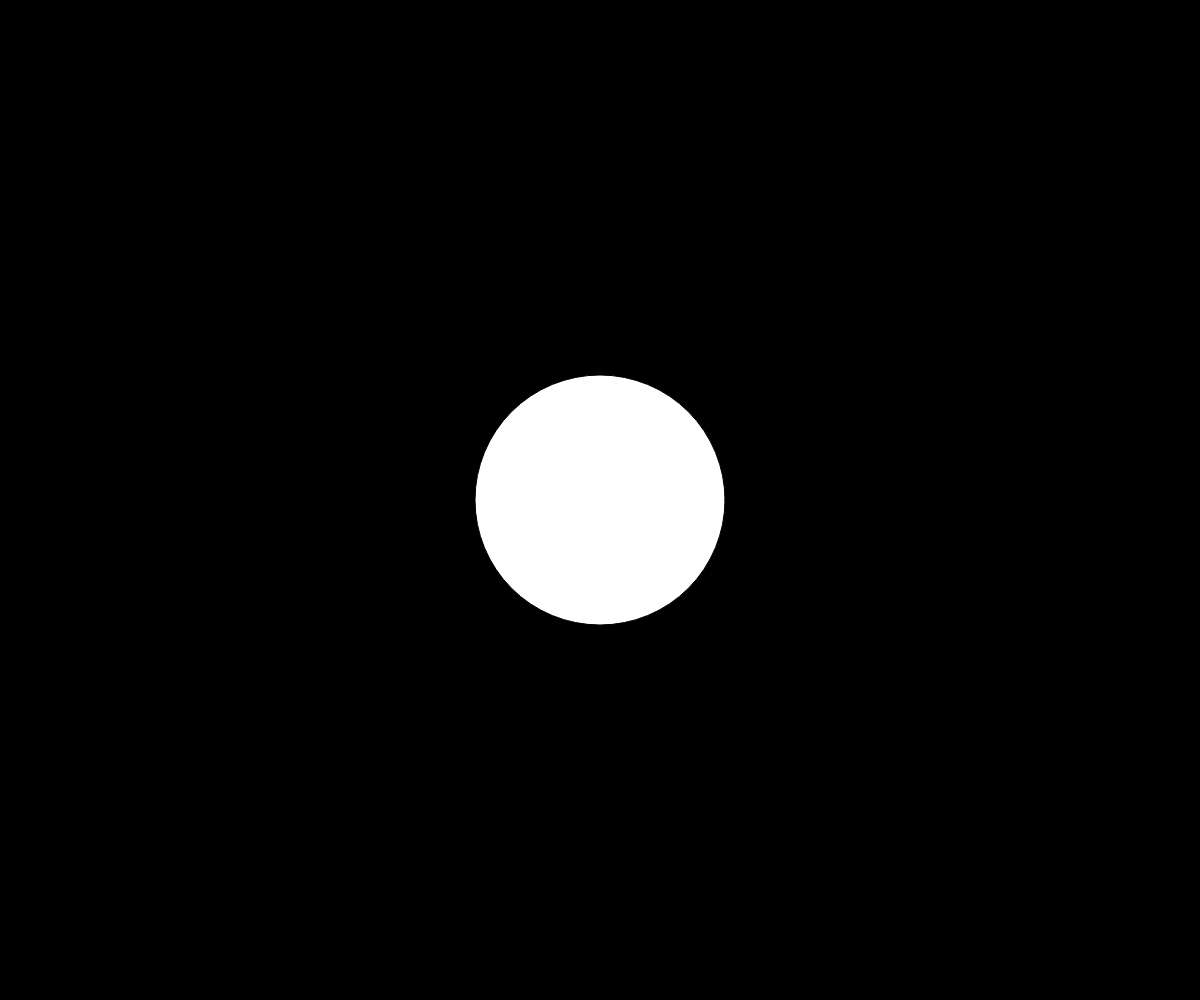
Frame 1 (no input)
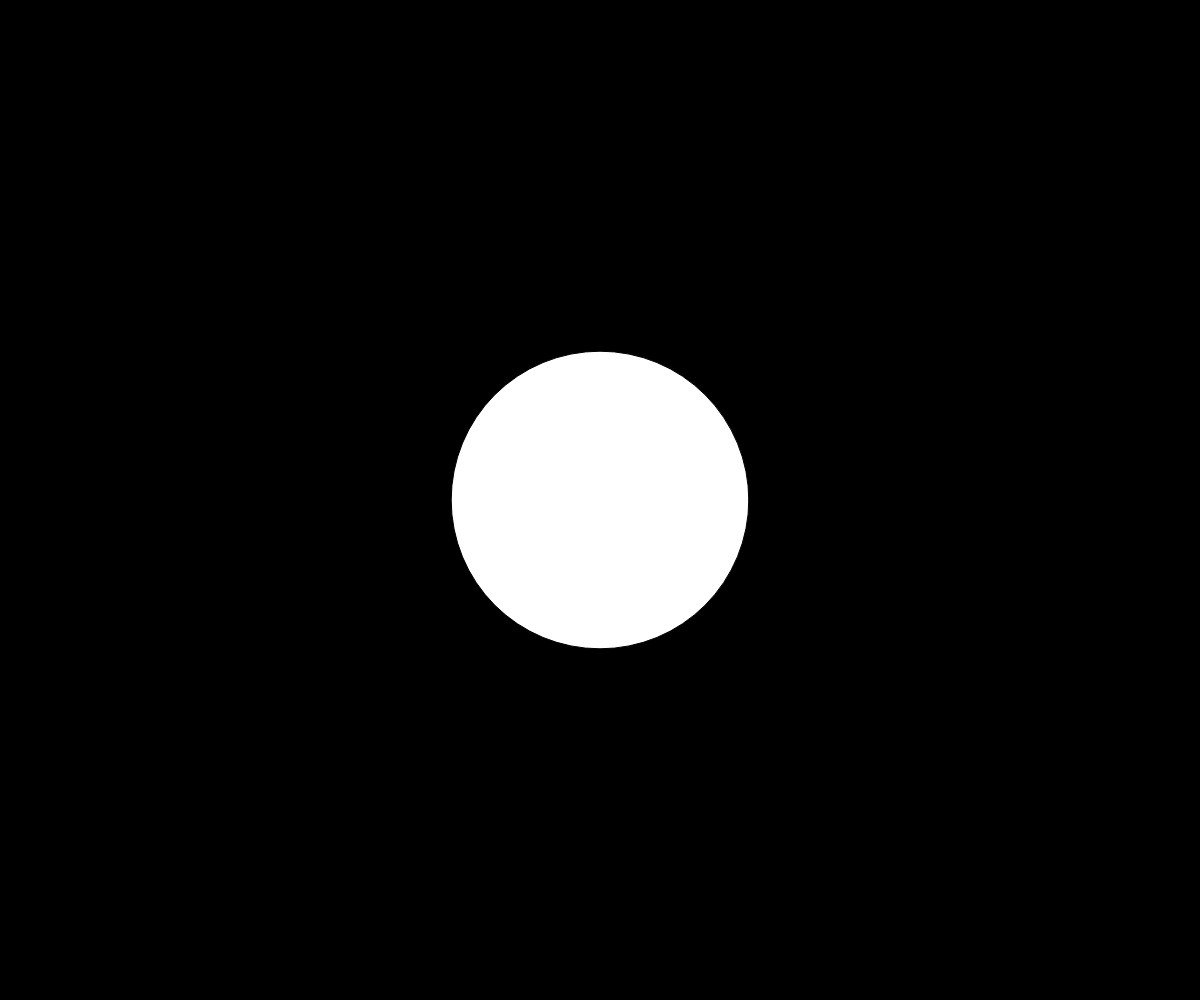
Frame 60 (no input)
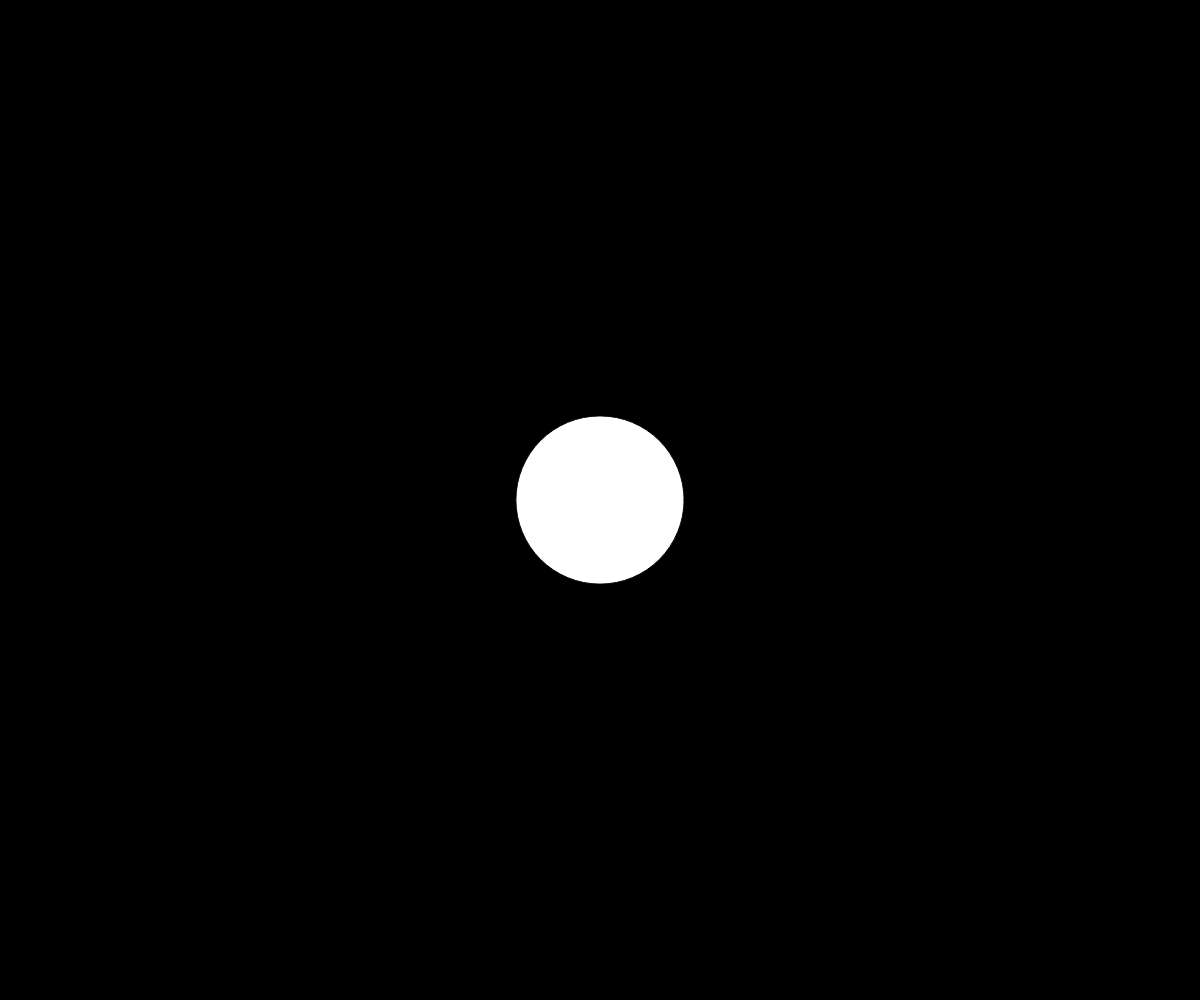
Frame 120 (the mouse pressed at the canvas centre since frame 60)

The p5.js sketch that drew these frames (run headless with seeded random() and noise() and a simulated clock; from frame 60 on, the mouse is pressed at the canvas centre):

// p5.js sketch
// ── sketch.js
let t = 0;

function setup() {
  // put setup code here
  createCanvas(windowWidth, windowHeight);
  frameRate(60);
}

function draw() {
  // put drawing code here
  background(0);
  circle(width/2, height/2, 250 * (1 + sin(t)));
  t += 0.05;
}
